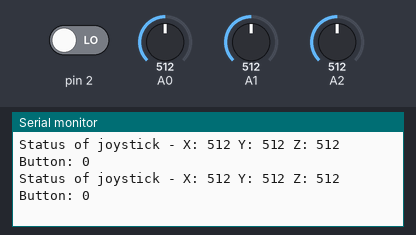
This sketch was run on a simulated Arduino Uno, built with avr-gcc and run on an emulated ATmega328P. Parts: the last lines printed to the serial monitor. The test bench sets the inputs (shaded band); at power-on: A0 = 512, A1 = 512, A2 = 512, pin 2 LOW.

Above: at 1.2 s.
1.3 s: A0 set to 110
At 1.39 s:
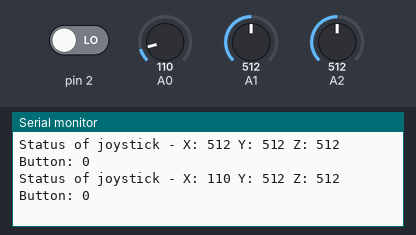
2.8 s: A0 set to 88
At 2.82 s:
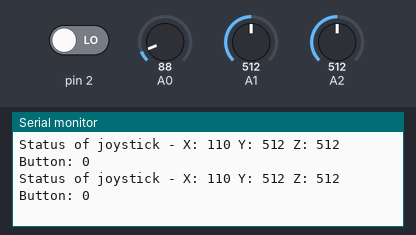
5.8 s: A1 set to 106
At 5.8 s:
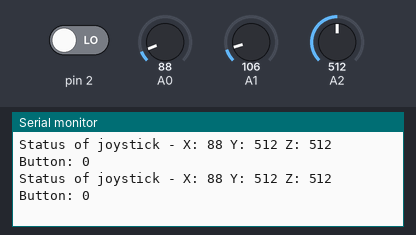
8.8 s: A1 set to 94
At 8.83 s:
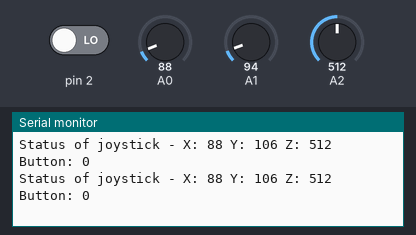
10.3 s: A2 set to 106
At 10.31 s:
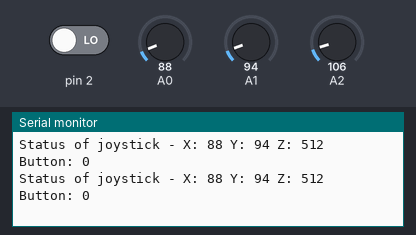
13.3 s: A2 set to 91
At 13.34 s:
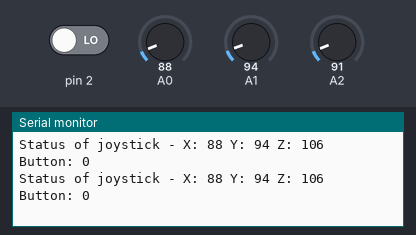
Timing chart, 0 to 16.3 s (numbered marks = the images above; inputs shaded):
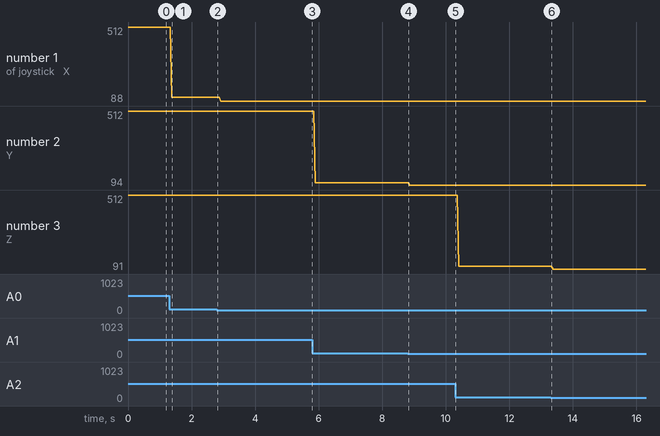

Measured:
- after the input at 1.3 s, the serial monitor: prints a new line after 0.08 s (image 1)
- plotted number 1: 512 → 110 after the input at 1.3 s, 110 → 88 after the input at 2.8 s
- plotted number 2: 512 → 106 after the input at 5.8 s, 106 → 94 after the input at 8.8 s
- plotted number 3: 106 → 91 after the input at 13.3 s

The sketch:

Joystick.ino
```cpp
// Joystick Controller Slave
// by Tremaine Ng
// based on code from Nicholas Zambetti at https://www.arduino.cc/en/Tutorial/MasterReader
// Collects, processes, then sends data on request to master servo Arduino
// x position, y position, z twist, b button
// reading rate limited by analog read rate ~10,000 times per second

//NOTE: Black wire is center of twist potentiometer, red and white are ends (z-axis).
#include <Wire.h>

#define POT_RESISTOR    4500 // resistance values of resistors connected to 4.5k potentiometer
#define VOLTAGE_BATTERY 12 // voltage level of battery connected to joystick
#define SLAVE_ADRX 8
#define DEBUG 0
#define DEBUG_JOYSTICK 1

int Ax, Ay, Az, Db;

void setup() {
  if (DEBUG || DEBUG_JOYSTICK) {
    Serial.begin(9600);
  }
  Wire.begin(SLAVE_ADRX); // join i2c bus with slave address
  Wire.onRequest(requestEvent); // register event
  // initialize x center, y center, z center on startup
  Ax = 0;
  Ay = 0;
  Az = 0;
  Db = 0;
}

void loop() {
  //
  // Ensure that analog pins are NOT utilized by the Serial port or I2C!!!
  // Should be good with definition that they are not digital 0, 1
  //
  Ax = analogRead(A0);   // read x value from analog pin 0
  Ay = analogRead(A1);   // read y value from analog pin 1
  Az = analogRead(A2);   // read z value from analog pin 2
  Db = digitalRead(2);  // read b value from digital pin 2
  if (DEBUG_JOYSTICK) {
    printJoystickStatus(Ax, Ay, Az, Db);
  }
}

// Send data when requested by master
void requestEvent() {
  // send 4 byte signal in order: 1 byte x, 1 byte y, 1 byte z, 1 byte b
  //Analog read int is 10 bits in length
  //Bitshift right by 2, i2c data transmitted is 8 bits
  unsigned char sendX = Ax >> 2;
  unsigned char sendY = Ay >> 2;
  unsigned char sendZ = Az >> 2;
  unsigned char sendB = Db >> 2;
  byte toSend[] = {sendX, sendY, sendZ, sendB};
  Wire.write(toSend, 4);
  //Print status of the transmitted bytes after the I2C transmission has been completed to prevent timeout
  //Only print during debug status during actual run, reduced computation time per transmission -> faster motor response
  if (DEBUG) {
    printTransmission(toSend);
  }
}

void printTransmission(byte toSend[]) {
  Serial.println("I2C transmission completed with following results:");
  for (int i = 0; i < 4; i++) {
    Serial.print("Value num. ");
    Serial.print(i + 1, DEC);
    Serial.print(" has int, char values of: ");
    Serial.print((unsigned int) toSend[i]);
    Serial.print(", ");
    Serial.println((unsigned char) toSend[i]);
  }
}

void printJoystickStatus(int Ax, int Ay, int Az, int Db) {
  Serial.print("Status of joystick - X: ");
  Serial.print(Ax);
  Serial.print(" Y: ");
  Serial.print(Ay);
  Serial.print(" Z: ");
  Serial.print(Az);
  Serial.print(" Button: ");
  Serial.println(Db);
}
```
